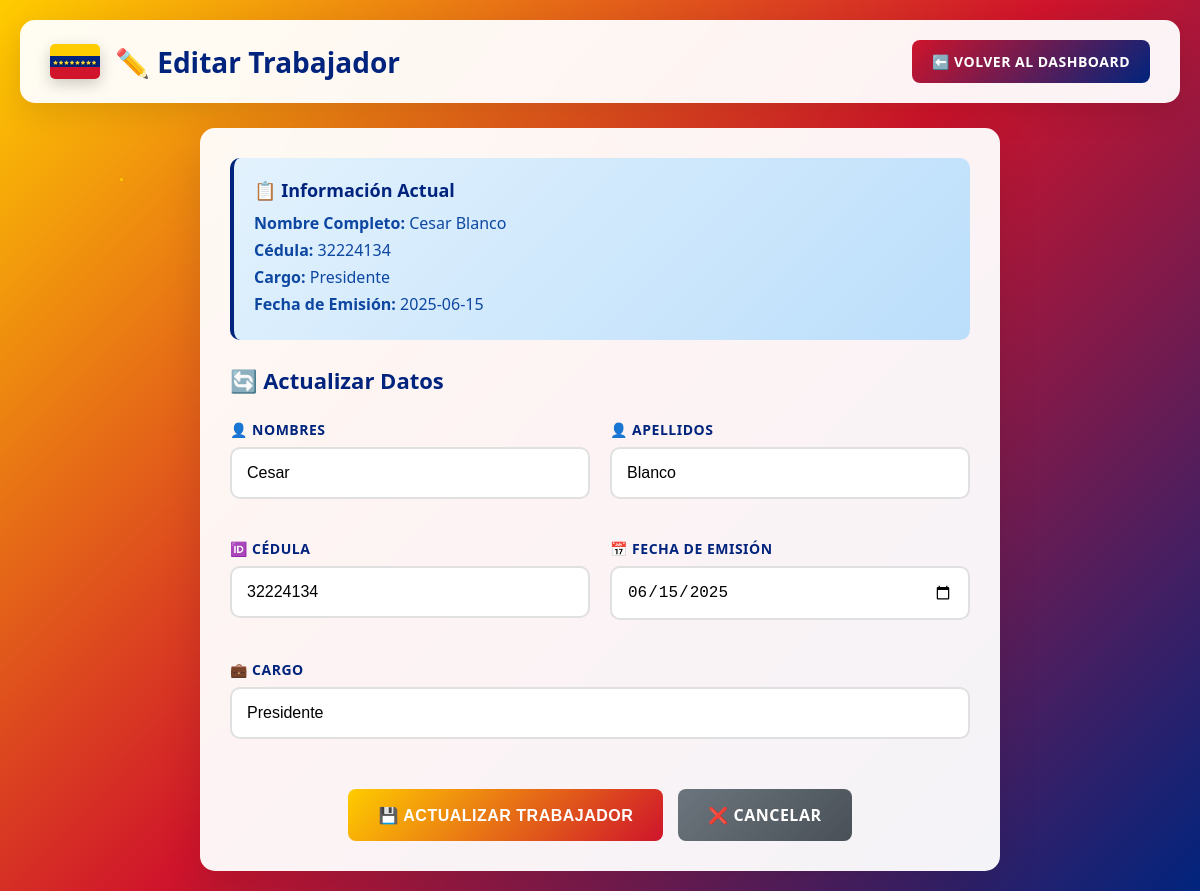
Screenshot of /admin/editar/7df3f75a-9d6f-4075-b6a5-f4e3f52c990f (signed in) with the database file from the repository.
### tables this page shows
CREATE TABLE personas
             (id TEXT PRIMARY KEY, nombres TEXT, apellidos TEXT, cedula TEXT, fecha_emision TEXT, cargo TEXT);

### app.py (the view)
@app.route('/admin/editar/<persona_id>', methods=['GET', 'POST'])
@login_required
def editar_persona(persona_id):
    conn = get_db_connection()
    if request.method == 'POST':
        nombres = request.form['nombres'].strip()
        apellidos = request.form['apellidos'].strip()
        cedula = request.form['cedula'].strip()
        fecha_emision = request.form['fecha_emision'].strip()
        cargo = request.form['cargo'].strip()
        try:
            conn.execute("UPDATE personas SET nombres=?, apellidos=?, cedula=?, fecha_emision=?, cargo=? WHERE id=?",
                        (nombres, apellidos, cedula, fecha_emision, cargo, persona_id))
            conn.commit()
            conn.close()
            flash('Datos actualizados correctamente', 'success')
            return redirect(url_for('admin_dashboard'))
        except sqlite3.Error as e:
            flash(f'Error al actualizar: {str(e)}', 'error')
            conn.close()
            return redirect(url_for('admin_dashboard'))
    else:
        persona = conn.execute("SELECT * FROM personas WHERE id = ?", (persona_id,)).fetchone()
        conn.close()
        if persona:
            return render_template('editar_persona.html', p=persona)
        else:
            flash('Trabajador no encontrado', 'error')
            return redirect(url_for('admin_dashboard'))

### app.py (called while the page is built)
def get_db_connection():
    conn = sqlite3.connect('personas.db')
    conn.row_factory = sqlite3.Row  # Para acceder por nombre de columna
    return conn

def login_required(f):
    @wraps(f)
    def decorated_function(*args, **kwargs):
        if 'logged_in' not in session:
            flash('Debes iniciar sesión para acceder al panel administrativo', 'error')
            return redirect(url_for('admin_login'))
        return f(*args, **kwargs)
    return decorated_function

### templates/editar_persona.html (shortened to what this page needs)
<!DOCTYPE html>
<html lang="es">
<head>
</head>
<body>
    <div class="floating-particles">
        <div class="particle"></div>
    </div>
    <div class="header">
        <div class="header-left">
            <div class="venezuela-flag"></div>
            <h1>✏️ Editar Trabajador</h1>
        </div>
        <div>
            <a href="{{ url_for('admin_dashboard') }}" class="btn btn-danger">
                ⬅️ Volver al Dashboard
            </a>
        </div>
    </div>
    <div class="container">
        <div class="current-info">
            <h3>📋 Información Actual</h3>
            <p><strong>Nombre Completo:</strong> {{ p[1] }} {{ p[2] }}</p>
            <p><strong>Cédula:</strong> {{ p[3] }}</p>
            <p><strong>Cargo:</strong> {{ p[5] }}</p>
            <p><strong>Fecha de Emisión:</strong> {{ p[4] }}</p>
        </div>
        <h2 class="section-title">
            🔄 Actualizar Datos
        </h2>
        <form method="POST">
            <div class="form-grid">
                <div class="form-group">
                    <label for="nombres">👤 Nombres</label>
                    <input type="text" id="nombres" name="nombres" value="{{ p[1] }}" placeholder="Ingrese los nombres" required>
                </div>
                <div class="form-group">
                    <label for="apellidos">👤 Apellidos</label>
                    <input type="text" id="apellidos" name="apellidos" value="{{ p[2] }}" placeholder="Ingrese los apellidos" required>
                </div>
                <div class="form-group">
                    <label for="cedula">🆔 Cédula</label>
                    <input type="text" id="cedula" name="cedula" value="{{ p[3] }}" placeholder="Ej: V-12345678" required>
                </div>
                <div class="form-group">
                    <label for="fecha_emision">📅 Fecha de Emisión</label>
                    <input type="date" id="fecha_emision" name="fecha_emision" value="{{ p[4] }}" required>
                </div>
                <div class="form-group" style="grid-column: 1 / -1;">
                    <label for="cargo">💼 Cargo</label>
                    <input type="text" id="cargo" name="cargo" value="{{ p[5] }}" placeholder="Ej: Desarrollador, Analista, etc." required>
                </div>
            </div>
            <div class="form-actions">
                <button type="submit" class="btn btn-primary">
                    💾 Actualizar Trabajador
                </button>
                <a href="{{ url_for('admin_dashboard') }}" class="btn btn-secondary">
                    ❌ Cancelar
                </a>
            </div>
        </form>
    </div>

### templates/editar_persona.html (style rules this page uses)
* { margin: 0; padding: 0; box-sizing: border-box; }
body { font-family: 'Segoe UI', Tahoma, Geneva, Verdana, sans-serif; background: linear-gradient(135deg, #FFCC00 0%, #CF142B 50%, #00247D 100%); min-height: 100vh; padding: 20px; }
.floating-particles { position: fixed; top: 0; left: 0; width: 100%; height: 100%; pointer-events: none; z-index: -1; }
.particle { position: absolute; width: 3px; height: 3px; border-radius: 50%; animation: float 8s ease-in-out infinite; }
.particle:nth-child(1) { left: 10%; top: 20%; background: #FFCC00; animation-delay: 0s; }
.header { background: rgba(255, 255, 255, 0.95); backdrop-filter: blur(10px); padding: 20px 30px; border-radius: 15px; margin-bottom: 25px; box-shadow: 0 10px 30px rgba(0, 0, 0, 0.1); display: flex; justify-content: space-between; align-items: center; flex-wrap: wrap; gap: 15px; }
.header-left { display: flex; align-items: center; gap: 15px; }
.venezuela-flag { width: 50px; height: 35px; border-radius: 5px; background: linear-gradient(to bottom, #FFCC00 0%, #FFCC00 33.33%, #00247D 33.33%, #00247D 66.66%, #CF142B 66.66%, #CF142B 100%); box-shadow: 0 5px 15px rgba(0, 0, 0, 0.2); position: relative; }
.venezuela-flag::after { content: '⭐⭐⭐⭐⭐⭐⭐⭐'; position: absolute; top: 50%; left: 50%; transform: translate(-50%, -50%); color: white; font-size: 4px; letter-spacing: 0.5px; text-shadow: 1px 1px 1px rgba(0, 0, 0, 0.5); }
h1 { color: #00247D; font-size: 28px; font-weight: 700; }
.btn { padding: 12px 20px; border: none; border-radius: 8px; font-size: 14px; font-weight: 600; cursor: pointer; text-decoration: none; display: inline-flex; align-items: center; gap: 8px; transition: all 0.3s ease; text-transform: uppercase; letter-spacing: 0.5px; }
.btn-danger { background: linear-gradient(135deg, #CF142B 0%, #00247D 100%); color: white; }
.container { background: rgba(255, 255, 255, 0.95); backdrop-filter: blur(10px); padding: 30px; border-radius: 15px; box-shadow: 0 15px 40px rgba(0, 0, 0, 0.1); max-width: 800px; margin: 0 auto; }
.section-title { color: #00247D; font-size: 22px; font-weight: 700; margin-bottom: 25px; display: flex; align-items: center; gap: 10px; }
.form-grid { display: grid; grid-template-columns: repeat(auto-fit, minmax(300px, 1fr)); gap: 20px; margin-bottom: 30px; }
.form-group { margin-bottom: 20px; }
.form-group label { display: block; margin-bottom: 8px; color: #00247D; font-weight: 600; font-size: 14px; text-transform: uppercase; letter-spacing: 0.5px; }
.form-group input { width: 100%; padding: 15px; border: 2px solid #e0e0e0; border-radius: 10px; font-size: 16px; transition: all 0.3s ease; background: white; }
.form-actions { display: flex; gap: 15px; justify-content: center; flex-wrap: wrap; margin-top: 30px; }
.btn-primary { background: linear-gradient(135deg, #FFCC00 0%, #CF142B 100%); color: white; padding: 15px 30px; font-size: 16px; }
.btn-secondary { background: linear-gradient(135deg, #6c757d 0%, #495057 100%); color: white; padding: 15px 30px; font-size: 16px; }
.current-info { background: linear-gradient(135deg, #e3f2fd 0%, #bbdefb 100%); padding: 20px; border-radius: 10px; margin-bottom: 25px; border-left: 4px solid #00247D; }
.current-info h3 { color: #00247D; margin-bottom: 10px; font-size: 18px; }
.current-info p { color: #0d47a1; margin: 5px 0; font-weight: 500; }

### rows the page displays
personas: nombres "Cesar", apellidos "Blanco", cedula "32224134", cargo "Presidente", fecha_emision "2025-06-15", fecha_emision "06/15/2025"
